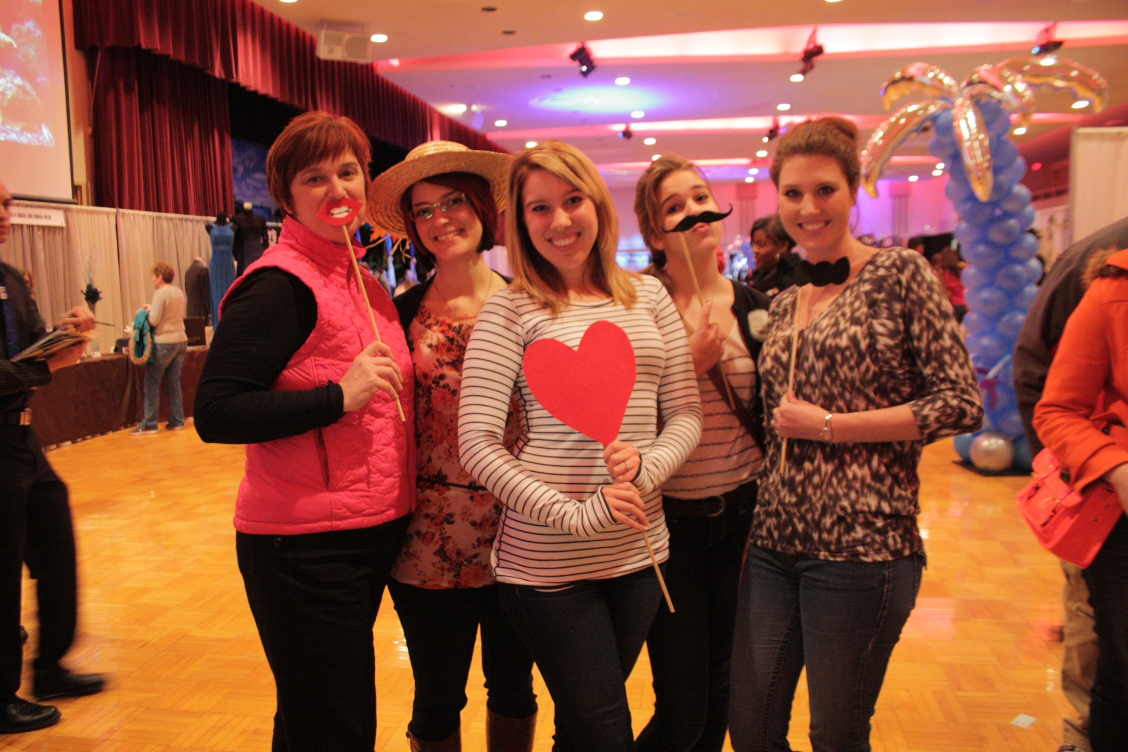
#> input picture pyrikura/IMG_9210.JPG, 2256 x 1504 px (shown at 1/2 size); its folder holds 4 pictures in this run
$ python effects-pil.py   (Python 2 division)   (older library calls are emulated)
#> lines starting #> are read from the running program, lines starting #| are printed output that depends on the picture
"""
*
*   copyright: 2012 Leif Theden <leif.theden@gmail.com>
*   license: GPL-3
*
*   This file is part of pyrikura/purikura.
*
*   pyrikura is free software: you can redistribute it and/or modify
*   it under the terms of the GNU General Public License as published by
*   the Free Software Foundation, either version 3 of the License, or
*   (at your option) any later version.
*
*   pyrikura is distributed in the hope that it will be useful,
*   but WITHOUT ANY WARRANTY; without even the implied warranty of
*   MERCHANTABILITY or FITNESS FOR A PARTICULAR PURPOSE.  See the
*   GNU General Public License for more details.
*
*   You should have received a copy of the GNU General Public License
*   along with pyrikura.  If not, see <http://www.gnu.org/licenses/>.
*
"""

"""
This file contains a few functions that can be used to process your images.
"""

import glob
from PIL import Image, ImageOps


def make2x6(images):
    """
    expects a list of PIL Images
    create a 2x6 photo trip with 4 photos and a banner on the left side
    """
    if not len(images) == 4:
        raise ValueError, 'Must supply exactly 4 images to make strip'

    dpi = 1440
    border_width = 40

    strip_size = 2 * dpi, 6 * dpi
    s = int((strip_size[1]+(3*border_width))/4.0)
    target_size = s-border_width*2, s-border_width*2
    x_off, y_off = strip_size[0] - s - (border_width * 4), 0

    # convert to integers
    strip_size = int(strip_size[0]), int(strip_size[1])

    # generate the blank image
    background = Image.new('RGB', strip_size, (255, 255, 0))

    padding = 0, s

    # compose the strip
    for im in images:
        thumb = im.resize(target_size, Image.ANTIALIAS)
        thumb = ImageOps.expand(thumb, border=border_width, fill='black')
        background.paste(thumb, (x_off, y_off))
        x_off += padding[0]
        y_off += padding[1]

    return background


def square_crop(image):
    """
    Chop the sides off an image to make it square.
    Expects a PIL Image.
    """
    # get the size
    w, h = image.size

    if w > h:
        diff = w - h
        box = (diff/2, 0, w-diff/2, h)

    cropped = image.crop(box)
    cropped.load()

    return cropped

if __name__ == '__main__':
    # load the images
    images = [ Image.open(i) for i in glob.glob('*.JPG') ]
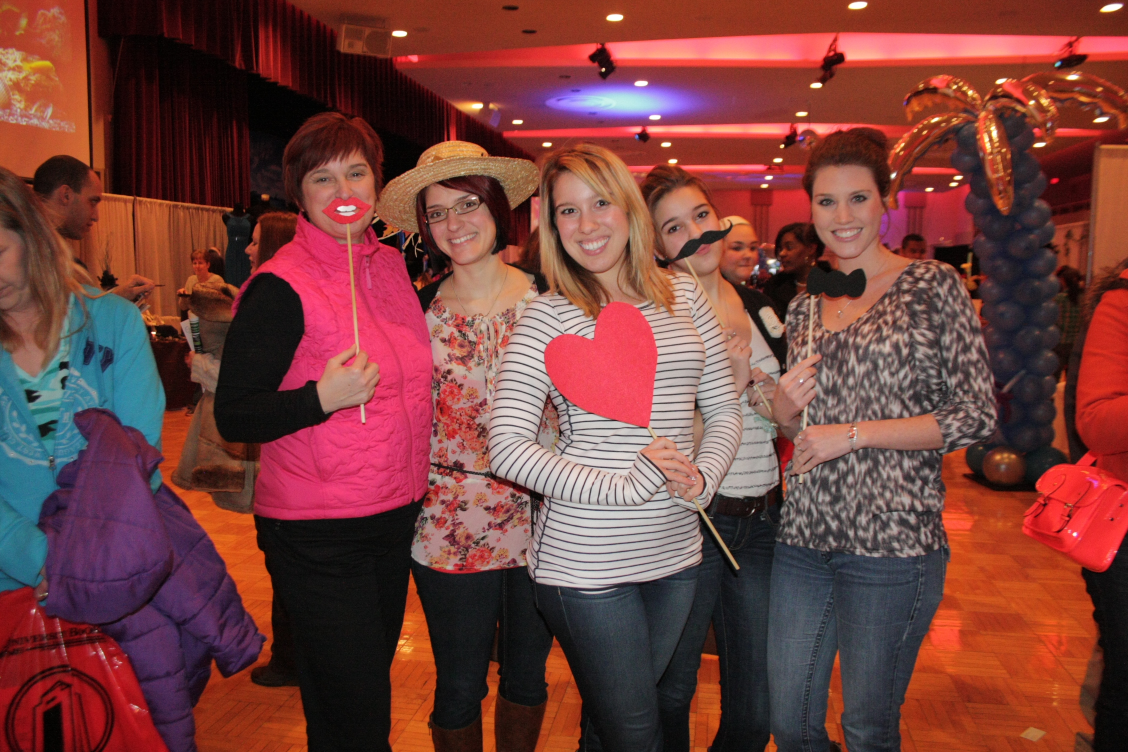
#> input picture pyrikura/IMG_9211.JPG, 2256 x 1504 px (shown at 1/2 size)
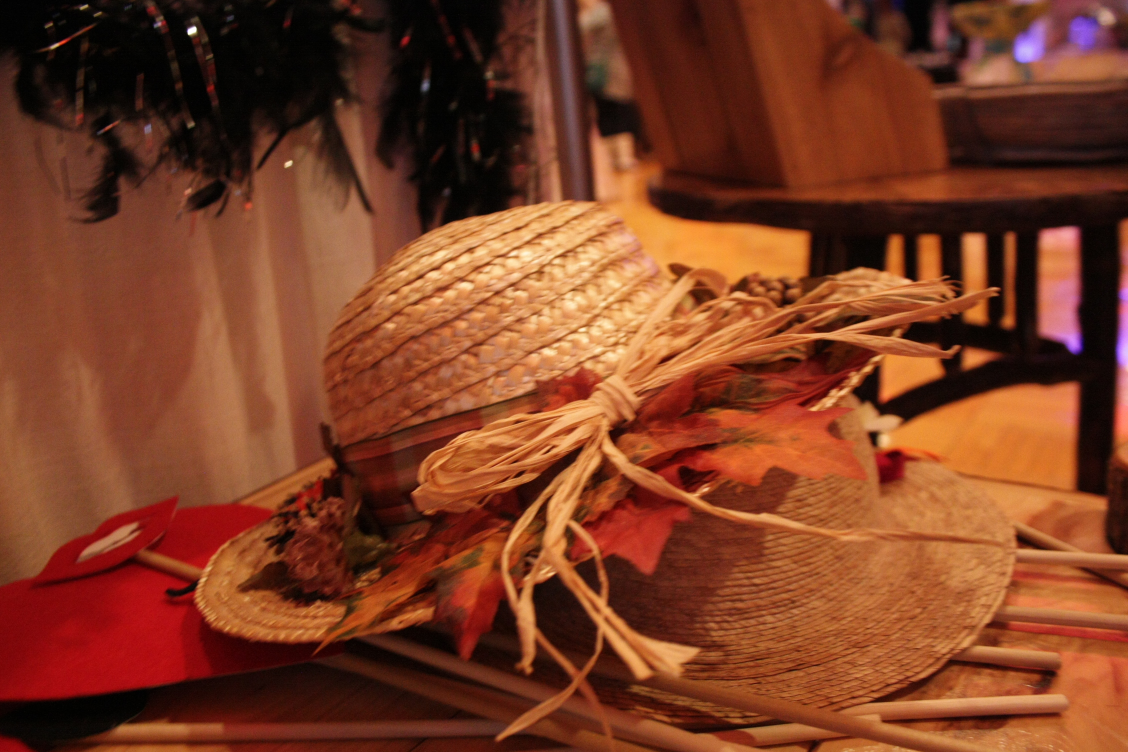
#> input picture pyrikura/IMG_9212.JPG, 2256 x 1504 px (shown at 1/2 size)
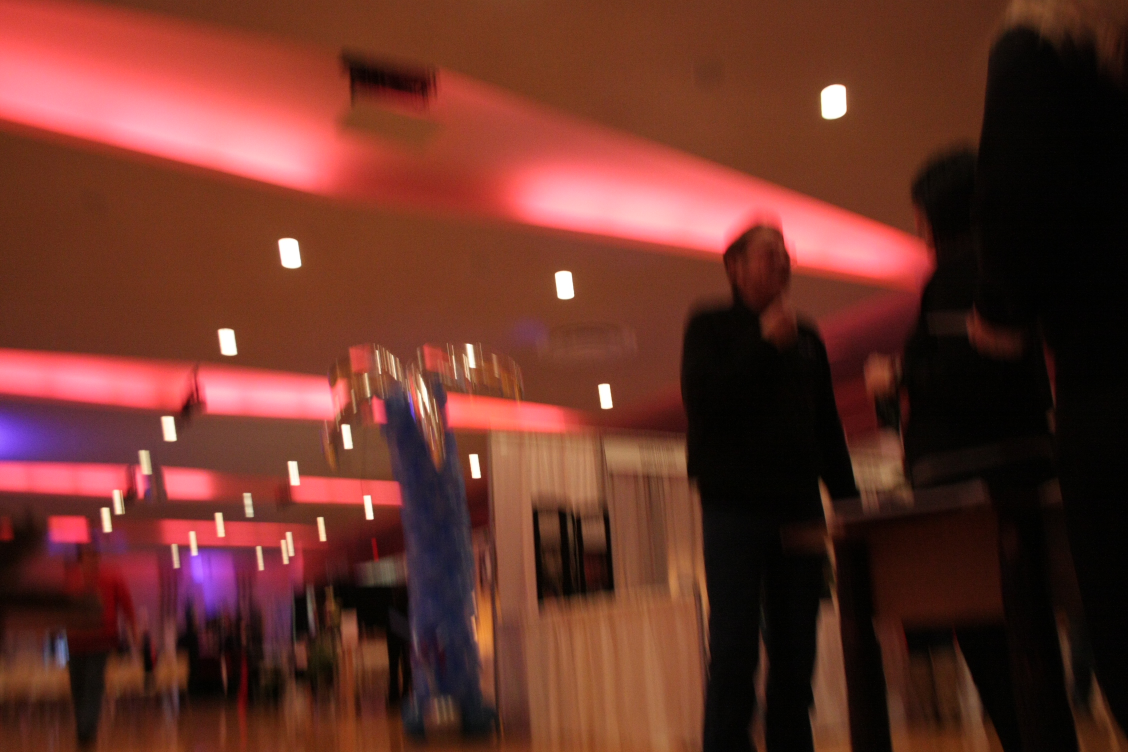
#> input picture pyrikura/IMG_9213.JPG, 2256 x 1504 px (shown at 1/2 size)
#> images = 4 items

    # crop the images to make them square
    images = [ square_crop(i) for i in images ]

    make2x6(images).save('strip.png')
#> the loop in make2x6, `for im in images:` made 4 passes
#> y_off on passes 1 to 4: 2190, 4380, 6570, 8760
#> pass 1, in make2x6, `thumb = ImageOps.expand(thumb, border=border_width, fill='black')`:
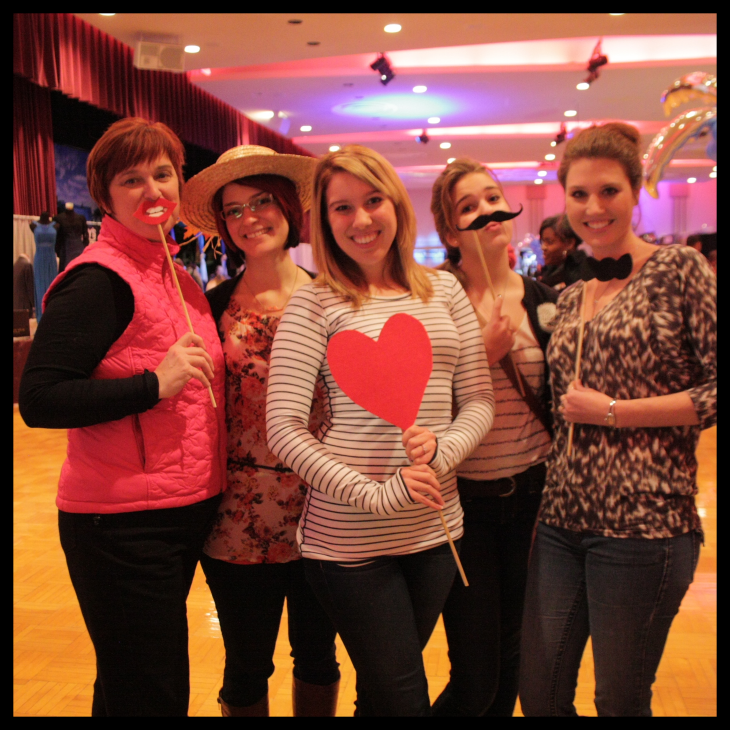
#> thumb: PIL image 2190x2190 RGB (shown at 1/3 size); mean R, G, B 126.8, 69.3, 56.1
#> after the loop in make2x6, `for im in images:`:
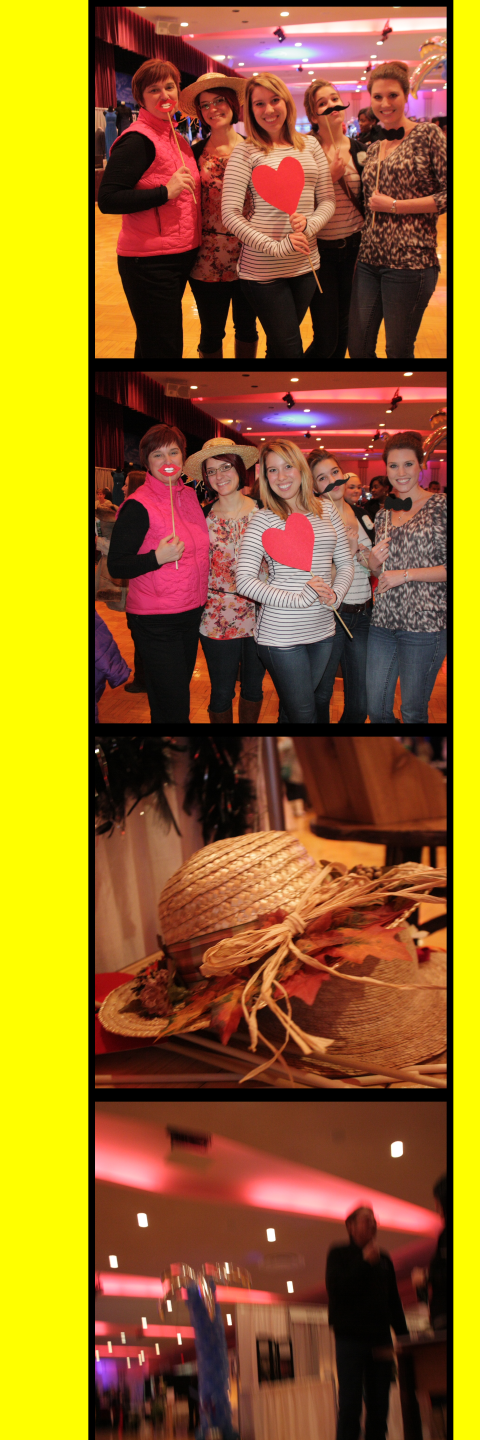
#> background: PIL image 2880x8640 RGB (shown at 1/6 size); mean R, G, B 149.8, 108.2, 36.8
#> after the loop in make2x6, `for im in images:`:
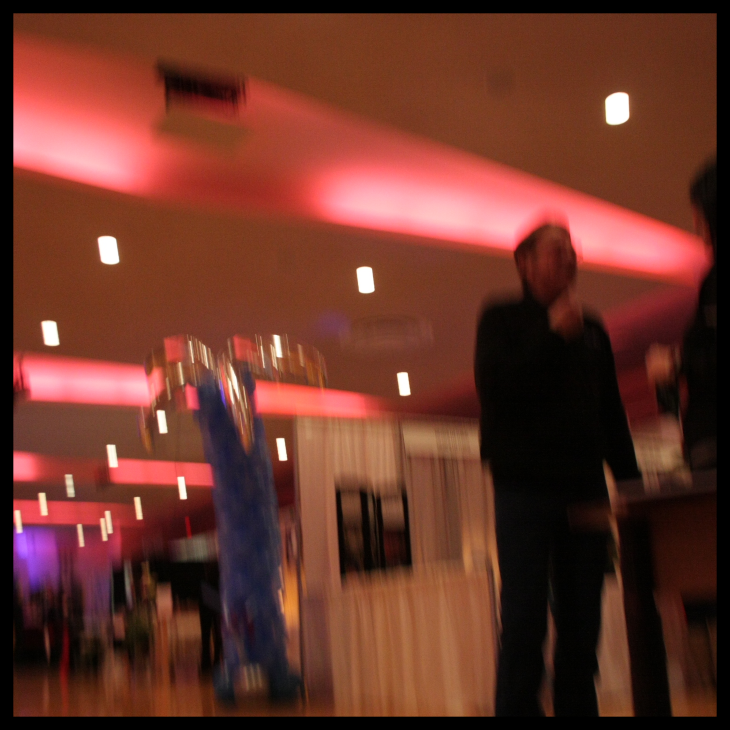
#> thumb: PIL image 2190x2190 RGB (shown at 1/3 size); mean R, G, B 107.1, 53.5, 41.2
#> after the loop in make2x6, `for im in images:`: x_off = 530; y_off = 8760


def overlayPolaroid(image):
    """
    Overlay the 'polaroid' template
    """
    pass


montageCommand = '{0} montage -geometry 1280x1280+0+-20 -tile 1x4 -borderwidth 40 -bordercolor black'
styleCommand = '{0} convert {1} -modulate 120,75,105 -normalize {2}'
stampCommand = '{0} composite -geometry +0+700 {1} {2} {3}'
padleftCommand = '{0} convert {1} -extent 1550x5280-190 {2}'
jpegifyCommand = 'convert {1} {2}'
squarifyCommand = '{0} convert -gravity center -crop {1}x{1}+0+0 +repage -resize 1060x1060 {2} {3}'
polaroidCommand = 'composite -compose Dst_Over -geometry +94+435 {1} {2} {3}'


def polaroid(miff, size, template):
    sq = 'square.tiff'
    cmd = squarifyCommand.format(gm_binary, size, miff, sq).split()
    subprocess.call(cmd)
    filename = 'framed.miff'
    cmd = polaroidCommand.format(gm_binary, sq, template, filename).split()
    subprocess.call(cmd)
    os.unlink(sq)
    return filename
